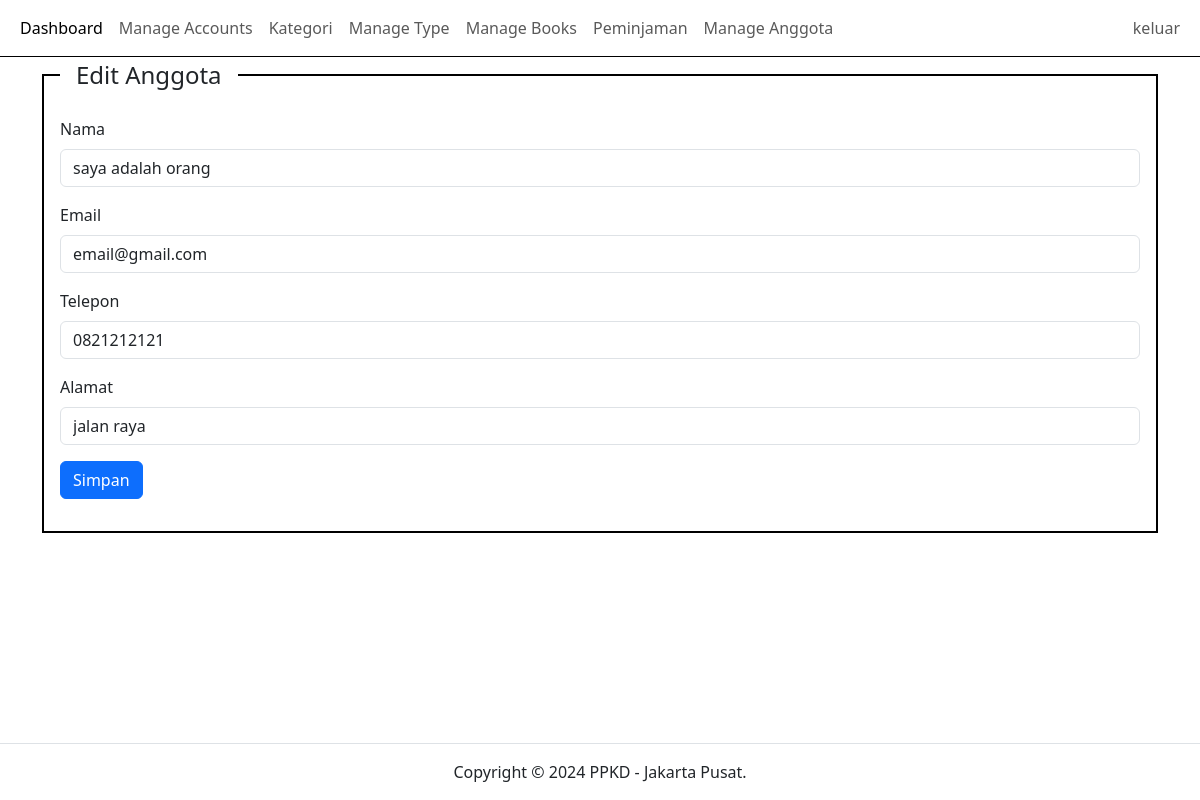
/index.php?pg=tambah-anggota&edit=3 (signed in), run on the app's committed database.
### tables this page shows
CREATE TABLE `anggota` (
  `id` int(11) NOT NULL,
  `nama_anggota` varchar(50) NOT NULL,
  `telepon` varchar(16) NOT NULL,
  `email` varchar(50) NOT NULL,
  `alamat` text NOT NULL
);

### function/helper.php (called while the page is built)
<?php
function nameOfPage()
{
    if (isset($_GET['edit'])) {
        $label = "Edit";
    } else {
        $label = "Tambah";
    }
    return $label;
}

### content/tambah-anggota.php (the view, shortened to what this page needs)
<?php
$id = isset($_GET['edit']) ? $_GET['edit'] : '';
$editAnggota = mysqli_query(
    $koneksi,
    "SELECT * FROM anggota WHERE id = '$id'"
);
$rowAnggota = mysqli_fetch_assoc($editAnggota);
?>
<div class="container">
    <div class="row">
        <div class="col-sm-12">
            <fieldset class="border border-black border-2 p-3">
                <legend class="float-none w-auto px-3"><?php echo nameOfPage() ?> Anggota</legend>
                <form action="" method="post">
                    <div class="mb-3">
                        <label for="" class="form-label">Nama </label>
                        <input type="text"
                            class="form-control"
                            name="nama_anggota"
                            placeholder="Masukkan nama anda"
                            value="<?php echo isset($_GET['edit']) ? $rowAnggota['nama_anggota'] : '' ?>">
                    </div>
                    <div class="mb-3">
                        <label for="" class="form-label">Email </label>
                        <input type="email"
                            class="form-control"
                            name="email"
                            placeholder="Masukkan email anda"
                            value="<?php echo isset($_GET['edit']) ? $rowAnggota['email'] : '' ?>">
                    </div>
                    <div class="mb-3">
                        <label for="" class="form-label">Telepon </label>
                        <input type="number"
                            class="form-control"
                            name="telepon"
                            placeholder="Masukkan telepon anda"
                            value="<?php echo isset($_GET['edit']) ? $rowAnggota['telepon'] : '' ?>">
                    </div>
                    <div class="mb-3">
                        <label for="" class="form-label">Alamat </label>
                        <input type="text"
                            class="form-control"
                            name="alamat"
                            placeholder="Masukkan alamat anda"
                            value="<?php echo isset($_GET['edit']) ? $rowAnggota['alamat'] : '' ?>">
                    </div>
                    <div class="mb-3">
                        <button name="<?php echo isset($_GET['edit']) ? 'edit' : 'tambah' ?>" class="btn btn-primary" type="submit">Simpan</button>
                    </div>
                </form>
            </fieldset>
        </div>
    </div>
</div>

### data on the page
anggota: nama_anggota "saya adalah orang", email "email@gmail.com", telepon "0821212121", alamat "jalan raya"

### other printed values
nameOfPage() "Edit"
